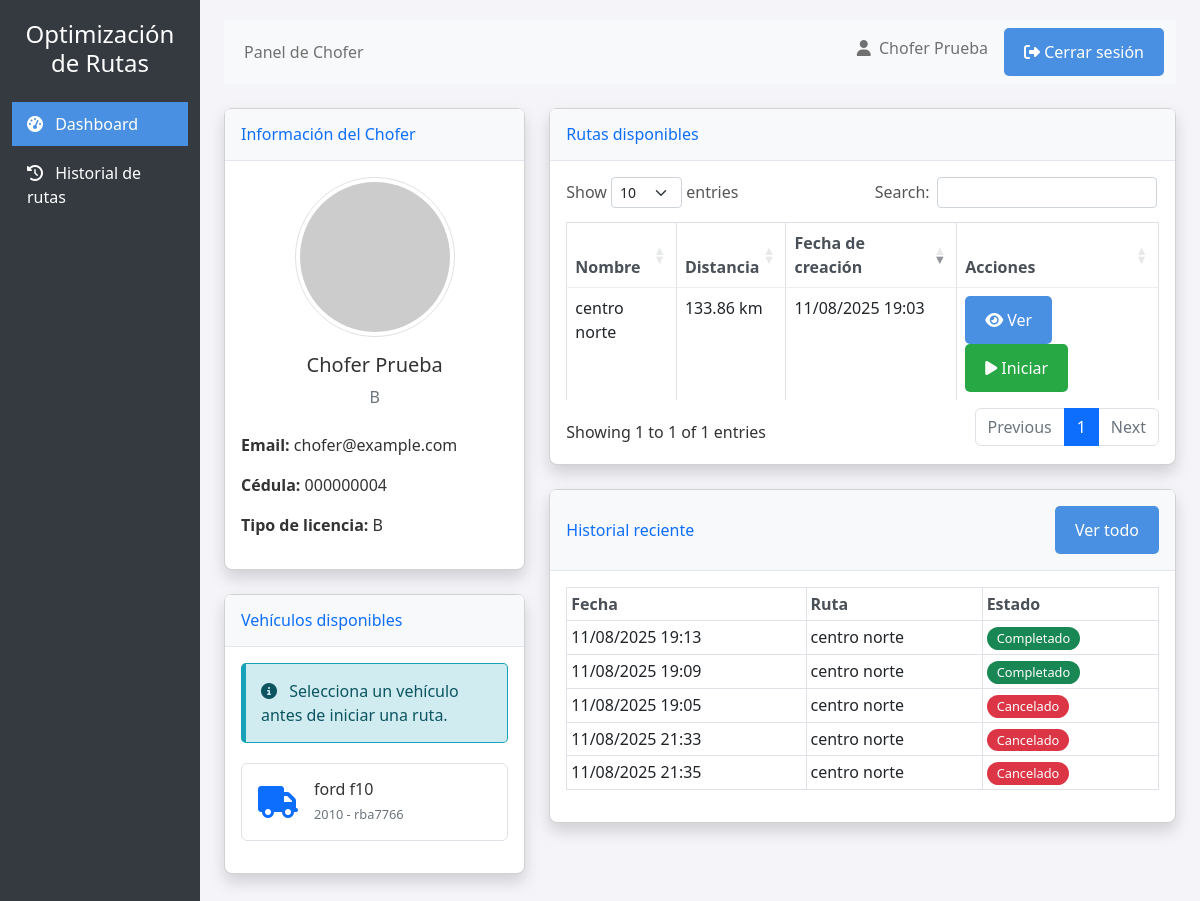
Page /driver/dashboard (signed in) on the committed database.
### app.py (models this page shows, shortened)
class User(db.Model, UserMixin):
    id = db.Column(db.Integer, primary_key=True)
    username = db.Column(db.String(100), unique=True, nullable=False)
    email = db.Column(db.String(120), unique=True, nullable=False)
    password_hash = db.Column(db.String(200), nullable=False)
    first_name = db.Column(db.String(100), nullable=False)
    last_name = db.Column(db.String(100), nullable=False)
    cedula = db.Column(db.String(20), unique=True, nullable=False)
    role = db.Column(db.String(20), default='driver')  # admin, driver, technician, coordinator
    active = db.Column(db.Boolean, default=True)
    created_at = db.Column(db.DateTime, default=datetime.utcnow)
    driver_info = db.relationship('DriverInfo', backref='user', uselist=False, cascade="all, delete-orphan")
    routes_created = db.relationship('Route', backref='creator', lazy=True, foreign_keys='Route.creator_id')
    routes_driven = db.relationship('RouteCompletion', backref='driver', lazy=True)

class DriverInfo(db.Model):
    id = db.Column(db.Integer, primary_key=True)
    user_id = db.Column(db.Integer, db.ForeignKey('user.id'), nullable=False)
    license_type = db.Column(db.String(20), nullable=False)
    active = db.Column(db.Boolean, default=True)
    vehicles = db.relationship('VehicleAssignment', backref='driver', lazy=True)

class Vehicle(db.Model):
    id = db.Column(db.Integer, primary_key=True)
    brand = db.Column(db.String(100), nullable=False)
    model = db.Column(db.String(100), nullable=False)
    year = db.Column(db.Integer, nullable=False)
    plate_number = db.Column(db.String(20), unique=True, nullable=False)
    active = db.Column(db.Boolean, default=True)
    created_at = db.Column(db.DateTime, default=datetime.utcnow)
    drivers = db.relationship('VehicleAssignment', backref='vehicle', lazy=True)

class Route(db.Model):
    id = db.Column(db.Integer, primary_key=True)
    name = db.Column(db.String(100), nullable=False)
    description = db.Column(db.Text, nullable=True)
    creator_id = db.Column(db.Integer, db.ForeignKey('user.id'), nullable=False)
    created_at = db.Column(db.DateTime, default=datetime.utcnow)
    file_path = db.Column(db.String(200), nullable=False)
    gpx_path = db.Column(db.String(200), nullable=True)
    start_point = db.Column(db.String(100), nullable=True)
    end_point = db.Column(db.String(100), nullable=True)
    distance = db.Column(db.Float, nullable=True)
    active = db.Column(db.Boolean, default=True)
    completions = db.relationship('RouteCompletion', backref='route', lazy=True)

class RouteCompletion(db.Model):
    id = db.Column(db.Integer, primary_key=True)
    route_id = db.Column(db.Integer, db.ForeignKey('route.id'), nullable=False)
    driver_id = db.Column(db.Integer, db.ForeignKey('user.id'), nullable=False)
    vehicle_id = db.Column(db.Integer, db.ForeignKey('vehicle.id'), nullable=False)
    started_at = db.Column(db.DateTime, nullable=True)
    completed_at = db.Column(db.DateTime, nullable=True)
    status = db.Column(db.String(20), default='pending')
    track_data = db.Column(db.Text, nullable=True)
    notes = db.Column(db.Text, nullable=True)
    vehicle = db.relationship('Vehicle', backref='route_completions')

### app.py (the view)
    @app.route('/driver/dashboard')
    @driver_required
    def driver_dashboard():
        try:
            print(f"DEBUG: Accediendo a driver_dashboard para usuario {current_user.username}")
            driver_info = DriverInfo.query.filter_by(user_id=current_user.id).first()
            print(f"DEBUG: Driver info encontrado: {driver_info is not None}")
            available_vehicles = Vehicle.query.filter_by(active=True).all()
            print(f"DEBUG: Vehículos disponibles: {len(available_vehicles)}")
            available_routes = Route.query.filter_by(active=True).order_by(Route.created_at.desc()).all()
            print(f"DEBUG: Rutas disponibles: {len(available_routes)}")
            recent_completions = RouteCompletion.query.filter_by(
                driver_id=current_user.id
            ).order_by(RouteCompletion.completed_at.desc()).limit(5).all()
            print(f"DEBUG: Completions recientes: {len(recent_completions)}")
            in_progress = RouteCompletion.query.filter_by(
                driver_id=current_user.id,
                status='in_progress'
            ).first()
            print(f"DEBUG: Ruta en progreso: {in_progress is not None}")
            return render_template('driver/dashboard.html',
                                 driver_info=driver_info,
                                 available_vehicles=available_vehicles,
                                 available_routes=available_routes,
                                 recent_completions=recent_completions,
                                 in_progress=in_progress)
        except Exception as e:
            print(f"ERROR en driver_dashboard: {e}")
            import traceback
            traceback.print_exc()
            flash(f'Error al cargar el dashboard: {str(e)}', 'danger')
            return redirect(url_for('login'))

### templates/driver/dashboard.html (shortened to what this page needs)
{% extends "base.html" %}
{% block page_title %}Panel de Chofer{% endblock %}
{% block sidebar_items %}
<li class="nav-item">
    <a href="{{ url_for('driver_dashboard') }}" class="nav-link active">
        <i class="fas fa-tachometer-alt me-2"></i> Dashboard
    </a>
</li>
<li class="nav-item">
    <a href="{{ url_for('driver_route_history') }}" class="nav-link">
        <i class="fas fa-history me-2"></i> Historial de rutas
    </a>
</li>
{% endblock %}
{% block content %}
<div class="row">
    <div class="col-md-4">
        <div class="card shadow mb-4">
            <div class="card-header py-3">
                <h6 class="m-0 font-weight-bold text-primary">Información del Chofer</h6>
            </div>
            <div class="card-body">
                <div class="text-center mb-4">
                    <img src="https://via.placeholder.com/150" class="rounded-circle img-thumbnail">
                    <h5 class="mt-3">{{ current_user.first_name }} {{ current_user.last_name }}</h5>
                    <p class="text-muted">{{ driver_info.license_type if driver_info and driver_info.license_type else 'Sin licencia registrada' }}</p>
                </div>
                <div class="mb-3">
                    <strong>Email:</strong> {{ current_user.email }}
                </div>
                <div class="mb-3">
                    <strong>Cédula:</strong> {{ current_user.cedula }}
                </div>
                {% if driver_info and driver_info.license_type %}
                <div class="mb-3">
                    <strong>Tipo de licencia:</strong> {{ driver_info.license_type }}
                </div>
                {% endif %}
            </div>
        </div>
        <div class="card shadow mb-4">
            <div class="card-header py-3">
                <h6 class="m-0 font-weight-bold text-primary">Vehículos disponibles</h6>
            </div>
            <div class="card-body">
                {% if available_vehicles %}
                <div class="alert alert-info">
                    <i class="fas fa-info-circle me-2"></i> Selecciona un vehículo antes de iniciar una ruta.
                </div>
                {% for veh in available_vehicles %}
                <div class="vehicle-card mb-3 p-3 border rounded {% if selected_vehicle and selected_vehicle.id == veh.id %}border-primary bg-light{% endif %}"
                     onclick="selectVehicle({{veh.id }})" style="cursor: pointer;">
                    <div class="d-flex align-items-center">
                        <i class="fas fa-truck fa-2x text-primary me-3"></i>
                        <div>
                            <h6 class="mb-1">{{ veh.brand }} {{ veh.model }}</h6>
                            <small class="text-muted">{{ veh.year }} - {{ veh.plate_number }}</small>
                        </div>
                    </div>
                </div>
                {% endfor %}
                {% else %}
                <p class="text-center">No hay vehículos disponibles.</p>
                <div class="alert alert-warning">
                    <i class="fas fa-exclamation-triangle me-2"></i> Contacta con un administrador para que te asigne un vehículo.
                </div>
                {% endif %}
            </div>
        </div>
    </div>
    <div class="col-md-8">
        <div class="card shadow mb-4">
            <div class="card-header py-3">
                <h6 class="m-0 font-weight-bold text-primary">Rutas disponibles</h6>
            </div>
            <div class="card-body">
                {% if available_routes %}
                <div class="table-responsive">
                    <table class="table table-bordered" id="availableRoutesTable">
                        <thead>
                            <tr>
                                <th>Nombre</th>
                                <th>Distancia</th>
                                <th>Fecha de creación</th>
                                <th>Acciones</th>
                            </tr>
                        </thead>
                        <tbody>
                            {% for route in available_routes %}
                            <tr>
                                <td>{{ route.name if route.name else 'Sin nombre' }}</td>
                                <td>{{ route.distance|distance_format if route.distance else 'N/A' }}</td>
                                <td>{{ route.created_at|datetime_format if route.created_at else 'N/A' }}</td>
                                <td>
                                    <a href="{{ url_for('driver_view_route', route_id=route.id) }}" class="btn btn-info btn-sm">
                                        <i class="fas fa-eye"></i> Ver
                                    </a>
                                    {% if not in_progress %}
                                    <button class="btn btn-success btn-sm start-route-btn"
                                            data-route-id="{{ route.id }}"
                                            data-route-name="{{ route.name }}"
                                            {% if not available_vehicles %}disabled{% endif %}>
                                        <i class="fas fa-play"></i> Iniciar
                                    </button>
                                    {% endif %}
                                </td>
                            </tr>
                            {% endfor %}
                        </tbody>
                    </table>
                </div>
                {% else %}
                <p class="text-center">No hay rutas disponibles actualmente.</p>
                {% endif %}
            </div>
        </div>
        <div class="card shadow mb-4">
            <div class="card-header py-3 d-flex flex-row align-items-center justify-content-between">
                <h6 class="m-0 font-weight-bold text-primary">Historial reciente</h6>
                <a href="{{ url_for('driver_route_history') }}" class="btn btn-sm btn-primary">
                    Ver todo
                </a>
            </div>
            <div class="card-body">
                {% if recent_completions %}
                <div class="table-responsive">
                    <table class="table table-bordered table-sm">
                        <thead>
                            <tr>
                                <th>Fecha</th>
                                <th>Ruta</th>
                                <th>Estado</th>
                            </tr>
                        </thead>
                        <tbody>
                            {% for completion in recent_completions %}
                            <tr>
                                <td>
                                    {% if completion.completed_at %}
                                        {{ completion.completed_at|datetime_format }}
                                    {% elif completion.started_at %}
                                        {{ completion.started_at|datetime_format }}
                                    {% else %}
                                        N/A
                                    {% endif %}
                                </td>
                                <td>{{ completion.route.name if completion.route else 'Ruta eliminada' }}</td>
                                <td>
                                    {% if completion.status == 'completed' %}
                                    <span class="badge bg-success">Completado</span>
                                    {% elif completion.status == 'in_progress' %}
                                    <span class="badge bg-warning">En progreso</span>
                                    {% elif completion.status == 'canceled' %}
                                    <span class="badge bg-danger">Cancelado</span>
                                    {% else %}
                                    <span class="badge bg-secondary">Pendiente</span>
                                    {% endif %}
                                </td>
                            </tr>
                            {% endfor %}
                        </tbody>
                    </table>
                </div>
                {% else %}
                <p class="text-center">Aún no has completado ninguna ruta.</p>
                {% endif %}
            </div>
        </div>
    </div>
</div>
{% endblock %}
{% block extra_css %}
<link rel="stylesheet" href="https://cdn.datatables.net/1.11.5/css/dataTables.bootstrap5.min.css">
{% endblock %}

### templates/base.html (shortened to what this page needs)
<!DOCTYPE html>
<html lang="es">
<head>
    <link rel="stylesheet" href="https://cdn.jsdelivr.net/npm/bootstrap@5.2.3/dist/css/bootstrap.min.css">
    <link rel="stylesheet" href="https://cdnjs.cloudflare.com/ajax/libs/font-awesome/6.2.1/css/all.min.css">
    <link rel="stylesheet" href="/static/styles.css">
    {% block extra_css %}{% endblock %}
</head>
<body>
    <div class="container-fluid">
        <div class="row">
            <div class="col-md-2 d-md-block sidebar collapse">
                <div class="position-sticky">
                    <div class="text-center mb-4">
                        <h4>Optimización<br>de Rutas</h4>
                    </div>
                    <ul class="nav flex-column">
                        {% block sidebar_items %}
                        {% endblock %}
                    </ul>
                </div>
            </div>
            <div class="col-md-10 ms-sm-auto px-md-4 content">
                <nav class="navbar navbar-expand-lg navbar-light bg-light mb-4">
                    <div class="container-fluid">
                        <div class="collapse navbar-collapse">
                            <ul class="navbar-nav me-auto mb-2 mb-lg-0">
                                <li class="nav-item">
                                    <span class="nav-link">
                                        {% block page_title %}Dashboard{% endblock %}
                                    </span>
                                </li>
                            </ul>
                            <div class="d-flex">
                                <span class="navbar-text me-3">
                                    <i class="fas fa-user me-1"></i> {{ current_user.first_name }} {{ current_user.last_name }}
                                </span>
                                <a href="{{ url_for('logout') }}" class="btn btn-outline-danger btn-sm">
                                    <i class="fas fa-sign-out-alt"></i> Cerrar sesión
                                </a>
                            </div>
                        </div>
                    </div>
                </nav>
                {% block content %}{% endblock %}
            </div>
        </div>
    </div>
</body>
</html>

### rows in the picture
User: first_name "Chofer", last_name "Prueba", email "chofer@example.com", cedula "000000004"
DriverInfo: license_type "B"
Vehicle: brand "ford", model "f10", year "2010", plate_number "rba7766"
Route: name "centro norte", distance|distance_format "133.86 km", created_at "11/08/2025 19:03"
RouteCompletion: completed_at "11/08/2025 19:13", route "centro norte", status "Completado"
RouteCompletion: completed_at "11/08/2025 19:09", route "centro norte", status "Completado"
RouteCompletion: started_at "11/08/2025 19:05", route "centro norte", status "Cancelado"
RouteCompletion: started_at "11/08/2025 21:33", route "centro norte", status "Cancelado"
RouteCompletion: started_at "11/08/2025 21:35", route "centro norte", status "Cancelado"
